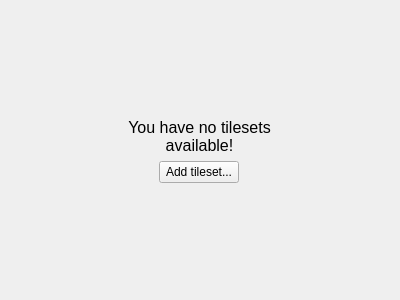
<?xml version="1.0" encoding="UTF-8"?>
<ui version="4.0">
 <class>TilesetEmptyPage</class>
 <widget class="QWidget" name="TilesetEmptyPage">
  <property name="geometry">
   <rect>
    <x>0</x>
    <y>0</y>
    <width>400</width>
    <height>300</height>
   </rect>
  </property>
  <property name="windowTitle">
   <string>Form</string>
  </property>
  <layout class="QGridLayout" name="gridLayout_2">
   <property name="leftMargin">
    <number>1</number>
   </property>
   <property name="topMargin">
    <number>1</number>
   </property>
   <property name="rightMargin">
    <number>1</number>
   </property>
   <property name="bottomMargin">
    <number>1</number>
   </property>
   <item row="2" column="0">
    <layout class="QVBoxLayout" name="labelVertLayout">
     <item>
      <layout class="QHBoxLayout" name="labelHoriLayout">
       <item>
        <widget class="QLabel" name="noSheetsLabel">
         <property name="font">
          <font>
           <family>Segoe UI</family>
           <pointsize>12</pointsize>
           <italic>false</italic>
           <bold>false</bold>
           <underline>false</underline>
           <strikeout>false</strikeout>
           <kerning>true</kerning>
          </font>
         </property>
         <property name="text">
          <string>You have no tilesets available!</string>
         </property>
         <property name="scaledContents">
          <bool>false</bool>
         </property>
         <property name="alignment">
          <set>Qt::AlignCenter</set>
         </property>
         <property name="wordWrap">
          <bool>true</bool>
         </property>
        </widget>
       </item>
      </layout>
     </item>
    </layout>
   </item>
   <item row="4" column="0">
    <layout class="QVBoxLayout" name="buttonVertLayout">
     <item>
      <layout class="QHBoxLayout" name="buttonHoriLayout">
       <item>
        <widget class="QPushButton" name="addSheetButton">
         <property name="sizePolicy">
          <sizepolicy hsizetype="Fixed" vsizetype="Fixed">
           <horstretch>0</horstretch>
           <verstretch>0</verstretch>
          </sizepolicy>
         </property>
         <property name="text">
          <string>Add tileset...</string>
         </property>
         <property name="icon">
          <iconset>
           <normaloff>
                        :/resources/icons/color/64/image.png
                      </normaloff>
                        :/resources/icons/color/64/image.png
                      </iconset>
         </property>
        </widget>
       </item>
      </layout>
     </item>
    </layout>
   </item>
   <item row="1" column="0">
    <spacer name="upperVertSpacer">
     <property name="orientation">
      <enum>Qt::Vertical</enum>
     </property>
     <property name="sizeHint" stdset="0">
      <size>
       <width>20</width>
       <height>40</height>
      </size>
     </property>
    </spacer>
   </item>
   <item row="5" column="0">
    <spacer name="lowerVertSpacer">
     <property name="orientation">
      <enum>Qt::Vertical</enum>
     </property>
     <property name="sizeHint" stdset="0">
      <size>
       <width>20</width>
       <height>40</height>
      </size>
     </property>
    </spacer>
   </item>
  </layout>
 </widget>
 <resources>
  <include location="../../../../tactile.qrc"/>
 </resources>
 <connections/>
</ui>
